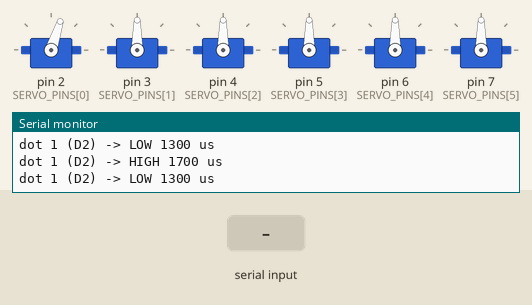
Simulated run of this sketch. Board: Arduino Uno, built with avr-gcc and run on an emulated ATmega328P. Parts: 6 × servo, the last lines printed to the serial monitor. The test bench sets the inputs (shaded band).

Above: at 2.15 s.
2.2 s: "a\n" received over Serial
At 2.7 s:
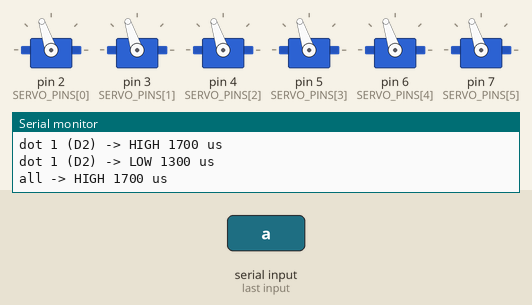
3.7 s: "z\n" received over Serial
At 4.9 s:
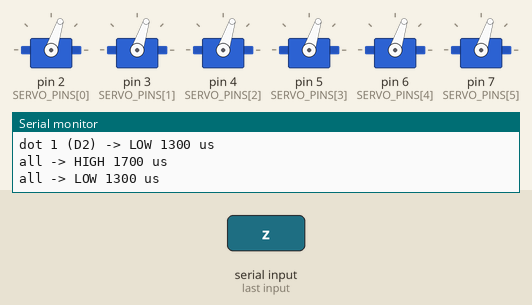
5.2 s: "r\n" received over Serial
At 7.5 s:
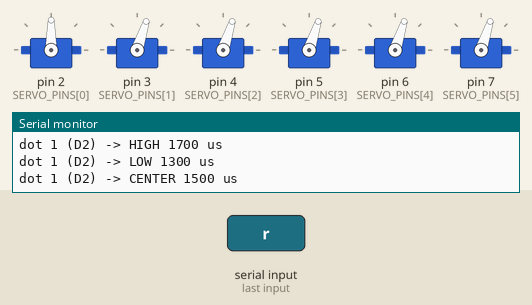
8.2 s: "A\n" received over Serial
At 9.4 s:
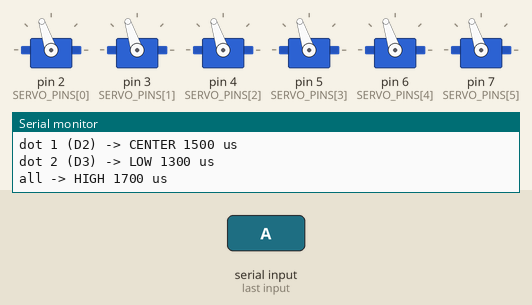
9.7 s: "R\n" received over Serial
At 10.1 s:
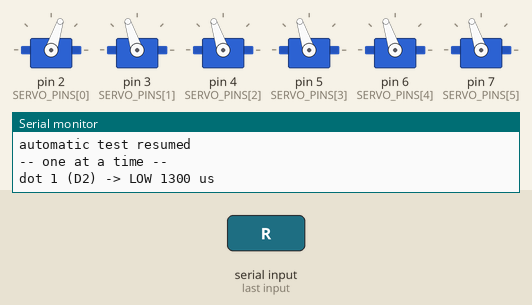
12.7 s: "Z\n" received over Serial
At 13.0 s:
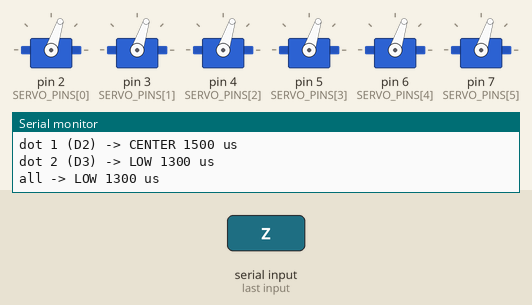
Timing chart, 0 to 15.2 s (numbered marks = the images above; inputs shaded):
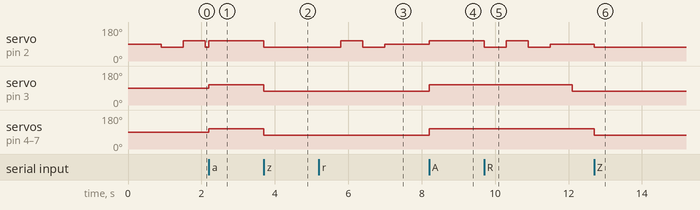

Measured:
- after the input at 2.2 s, servo on pin 2 (SERVO_PINS[0]): 72° → 108° at once; servo on pin 3 (SERVO_PINS[1]), servo on pin 4 (SERVO_PINS[2]), servo on pin 5 (SERVO_PINS[3]), servo on pin 6 (SERVO_PINS[4]), servo on pin 7 (SERVO_PINS[5]): 90° → 108° at once
- after the input at 3.7 s, servo on pin 2 (SERVO_PINS[0]), servo on pin 3 (SERVO_PINS[1]), servo on pin 4 (SERVO_PINS[2]), servo on pin 5 (SERVO_PINS[3]), servo on pin 6 (SERVO_PINS[4]), servo on pin 7 (SERVO_PINS[5]): 108° → 72° at once
- after the input at 5.2 s, servo on pin 2 (SERVO_PINS[0]): 72° → 108° after 0.60 s, → 72° 0.60 s later, → 90° 0.60 s later
- after the input at 8.2 s, servo on pin 2 (SERVO_PINS[0]): 90° → 108° at once; servo on pin 3 (SERVO_PINS[1]): goes on until 8.2 s, then stays 108°; servo on pin 4 (SERVO_PINS[2]), servo on pin 5 (SERVO_PINS[3]), servo on pin 6 (SERVO_PINS[4]), servo on pin 7 (SERVO_PINS[5]): 72° → 108° at once
- after the input at 9.7 s, servo on pin 2 (SERVO_PINS[0]): 108° → 72° at once, → 108° 0.60 s later, → 72° 0.60 s later, → 90° 0.60 s later; servo on pin 3 (SERVO_PINS[1]): 108° → 72° after 2.4 s
- after the input at 12.7 s, servo on pin 2 (SERVO_PINS[0]): 90° → 72° at once; servo on pin 3 (SERVO_PINS[1]): stays 72° (without the input it goes to 108° after 0.00 s); servo on pin 5 (SERVO_PINS[3]), servo on pin 6 (SERVO_PINS[4]), servo on pin 7 (SERVO_PINS[5]): 108° → 72° at once

The sketch:

servo_test.ino
```cpp
// Magneto servo test: checks that all six dot servos move, before running
// the real firmware (../magneto_cell). Same pins: D2-D7 = dots 1-6.
//
// Open the Serial Monitor at 115200 baud. The test runs on its own, over and
// over:
//   1. each servo in turn swings LOW -> HIGH -> LOW, then returns to CENTER
//   2. all six swing together, twice (the hardest moment for the supply)
//
// Send a key to take over (any line ending works):
//   1-6  wiggle just that servo        a  all to HIGH     z  all to LOW
//   c    all to CENTER                 r  resume the automatic test
//
// If "servo test starting" reappears by itself, the board reset: the servos
// are pulling the supply down. Check the servo supply and the shared ground.

#include <Servo.h>

const uint8_t DOT_COUNT = 6;
const uint8_t SERVO_PINS[DOT_COUNT] = {2, 3, 4, 5, 6, 7};  // dots 1-6

// Pulse widths in microseconds. 1500 is the middle of an SG90's range and
// roughly 10 us is one degree, so 1300-1700 is about 40 degrees of swing.
// With the dot linkages attached, shrink this until you have calibrated the
// real endpoints, or a servo can push a pin against its stop.
const uint16_t CENTER_US = 1500;
const uint16_t LOW_US = 1300;
const uint16_t HIGH_US = 1700;

const uint16_t MOVE_MS = 600;   // time allowed for each move
const uint16_t ATTACH_STAGGER_MS = 150;

Servo servos[DOT_COUNT];
bool automatic = true;
char pendingKey = 0;

// Wait, but stop early if a key arrives. Returns false if interrupted.
bool pause(uint16_t ms) {
  uint32_t start = millis();
  while (millis() - start < ms) {
    while (Serial.available()) {
      char c = Serial.read();
      if (c != '\n' && c != '\r' && c != ' ') pendingKey = c;
    }
    if (pendingKey) return false;
  }
  return true;
}

void moveOne(uint8_t i, uint16_t us, const char* name) {
  servos[i].writeMicroseconds(us);
  Serial.print(F("dot "));
  Serial.print(i + 1);
  Serial.print(F(" (D"));
  Serial.print(SERVO_PINS[i]);
  Serial.print(F(") -> "));
  Serial.print(name);
  Serial.print(' ');
  Serial.print(us);
  Serial.println(F(" us"));
}

void moveAll(uint16_t us, const char* name) {
  for (uint8_t i = 0; i < DOT_COUNT; i++) servos[i].writeMicroseconds(us);
  Serial.print(F("all -> "));
  Serial.print(name);
  Serial.print(' ');
  Serial.print(us);
  Serial.println(F(" us"));
}

bool wiggle(uint8_t i) {
  moveOne(i, LOW_US, "LOW");
  if (!pause(MOVE_MS)) return false;
  moveOne(i, HIGH_US, "HIGH");
  if (!pause(MOVE_MS)) return false;
  moveOne(i, LOW_US, "LOW");
  if (!pause(MOVE_MS)) return false;
  moveOne(i, CENTER_US, "CENTER");
  return pause(MOVE_MS);
}

void runAutomaticTest() {
  Serial.println(F("-- one at a time --"));
  for (uint8_t i = 0; i < DOT_COUNT; i++)
    if (!wiggle(i)) return;

  Serial.println(F("-- all together --"));
  for (uint8_t n = 0; n < 2; n++) {
    moveAll(LOW_US, "LOW");
    if (!pause(MOVE_MS)) return;
    moveAll(HIGH_US, "HIGH");
    if (!pause(MOVE_MS)) return;
  }
  moveAll(CENTER_US, "CENTER");
  pause(1500);
}

void handleKey(char key) {
  if (key >= '1' && key <= '6') {
    automatic = false;
    wiggle(key - '1');
  } else if (key == 'a' || key == 'A') {
    automatic = false;
    moveAll(HIGH_US, "HIGH");
  } else if (key == 'z' || key == 'Z') {
    automatic = false;
    moveAll(LOW_US, "LOW");
  } else if (key == 'c' || key == 'C') {
    automatic = false;
    moveAll(CENTER_US, "CENTER");
  } else if (key == 'r' || key == 'R') {
    automatic = true;
    Serial.println(F("automatic test resumed"));
  } else {
    Serial.println(F("keys: 1-6 wiggle one, a HIGH, z LOW, c CENTER, r resume"));
  }
}

void setup() {
  Serial.begin(115200);
  Serial.println(F("servo test starting"));

  // Start each servo at CENTER and power them up one at a time, so six
  // servos don't jump at once.
  for (uint8_t i = 0; i < DOT_COUNT; i++) {
    servos[i].writeMicroseconds(CENTER_US);
    servos[i].attach(SERVO_PINS[i], 500, 2500);
    servos[i].writeMicroseconds(CENTER_US);
    moveOne(i, CENTER_US, "CENTER");
    delay(ATTACH_STAGGER_MS);
  }
  Serial.println(F("keys: 1-6 wiggle one, a HIGH, z LOW, c CENTER, r resume"));
}

void loop() {
  if (automatic) runAutomaticTest();
  else pause(50);

  // A key interrupted the test (or arrived while idle): act on it. Keys sent
  // during a wiggle cut it short and are handled next.
  while (pendingKey) {
    char key = pendingKey;
    pendingKey = 0;
    handleKey(key);
  }
}
```
